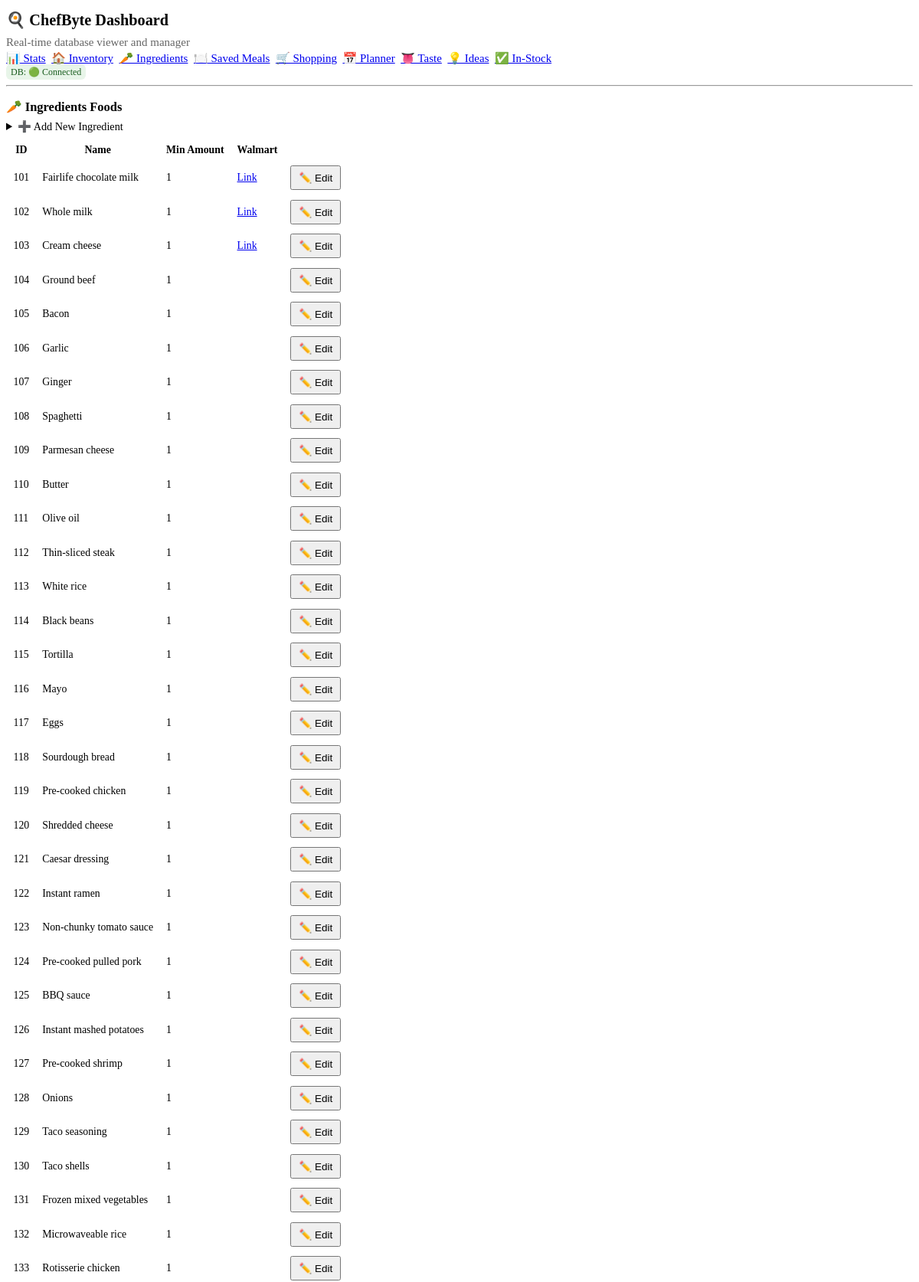
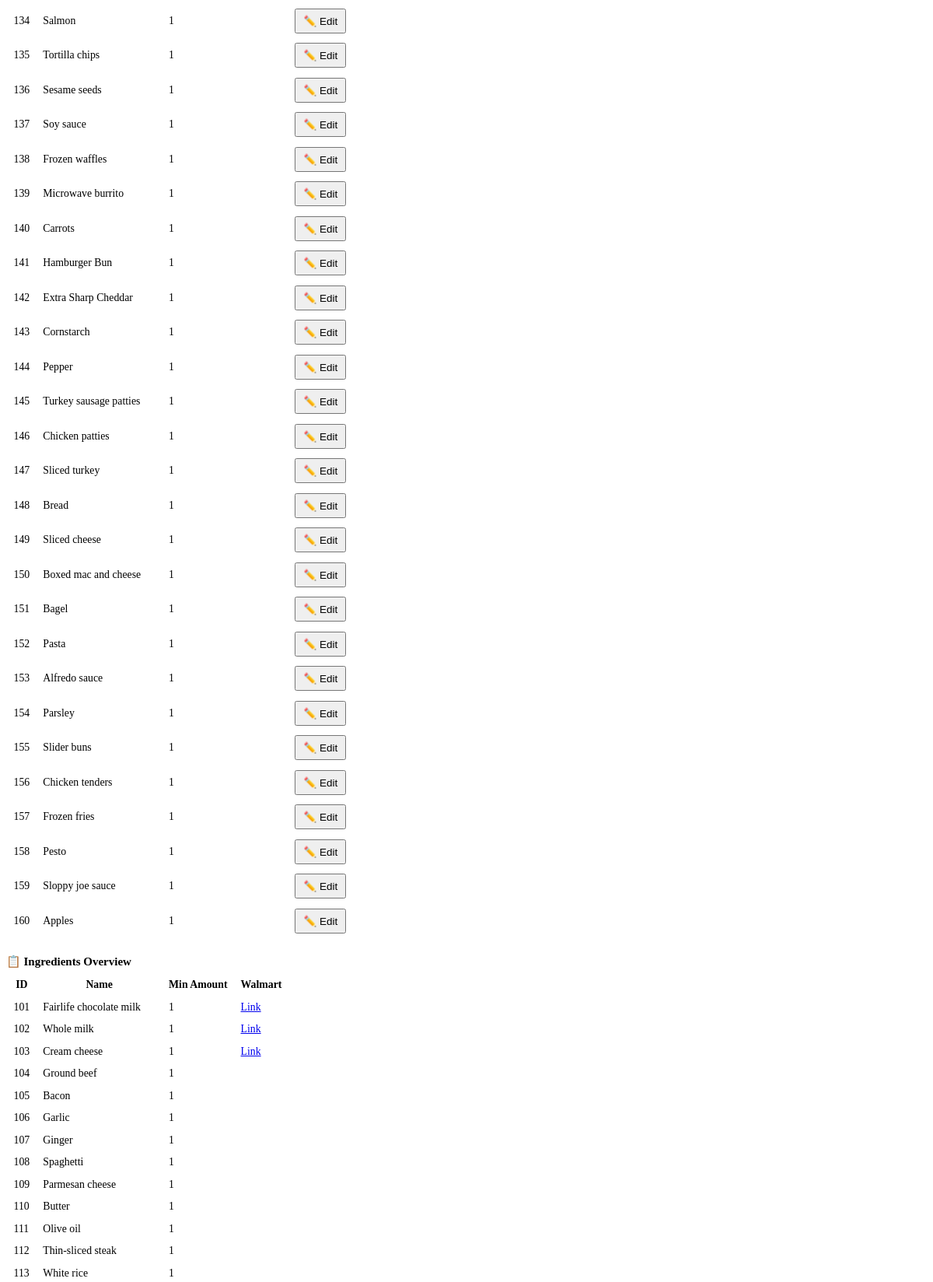
The page /ingredients (upper part) on the database as committed earlier (2 pictures, top to bottom).
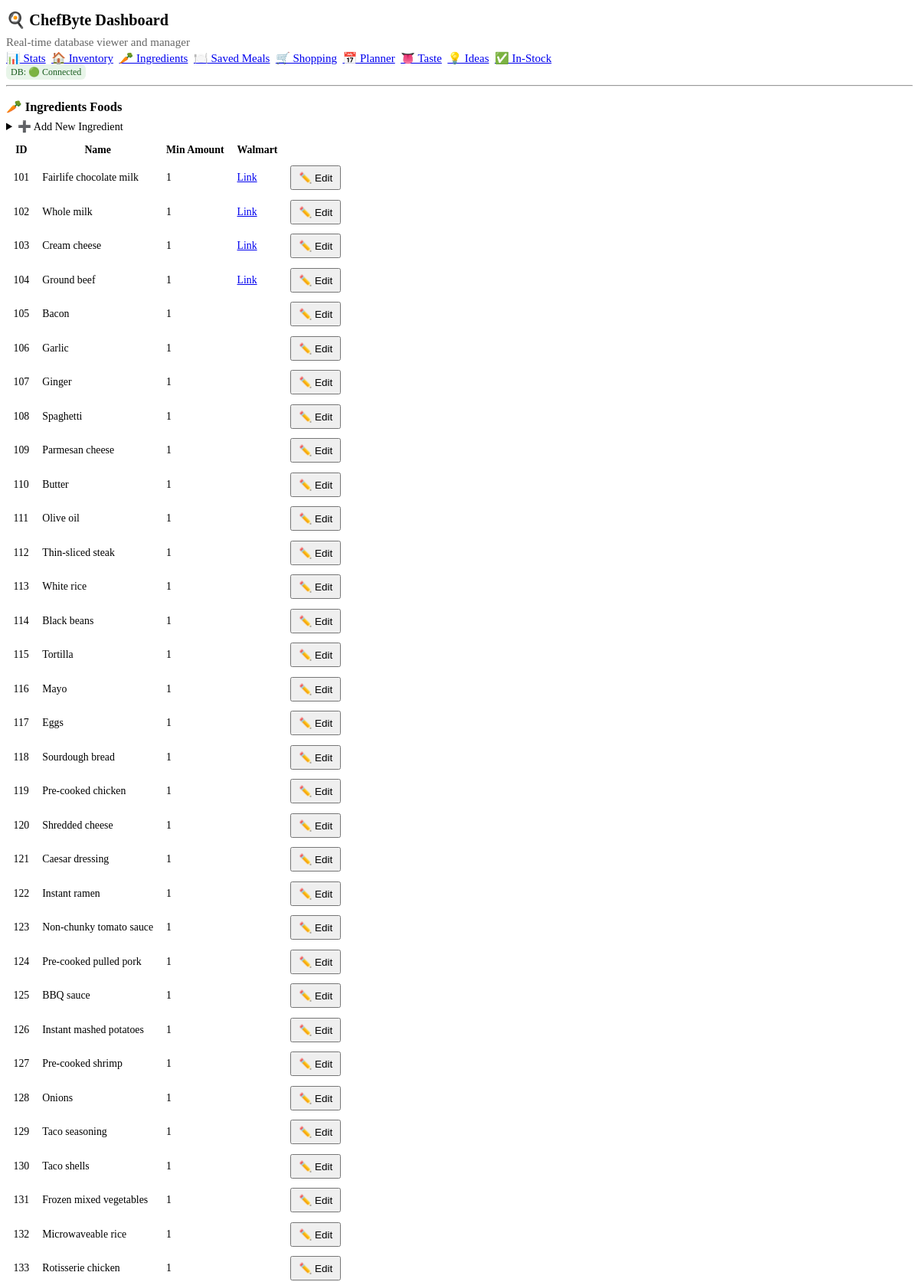
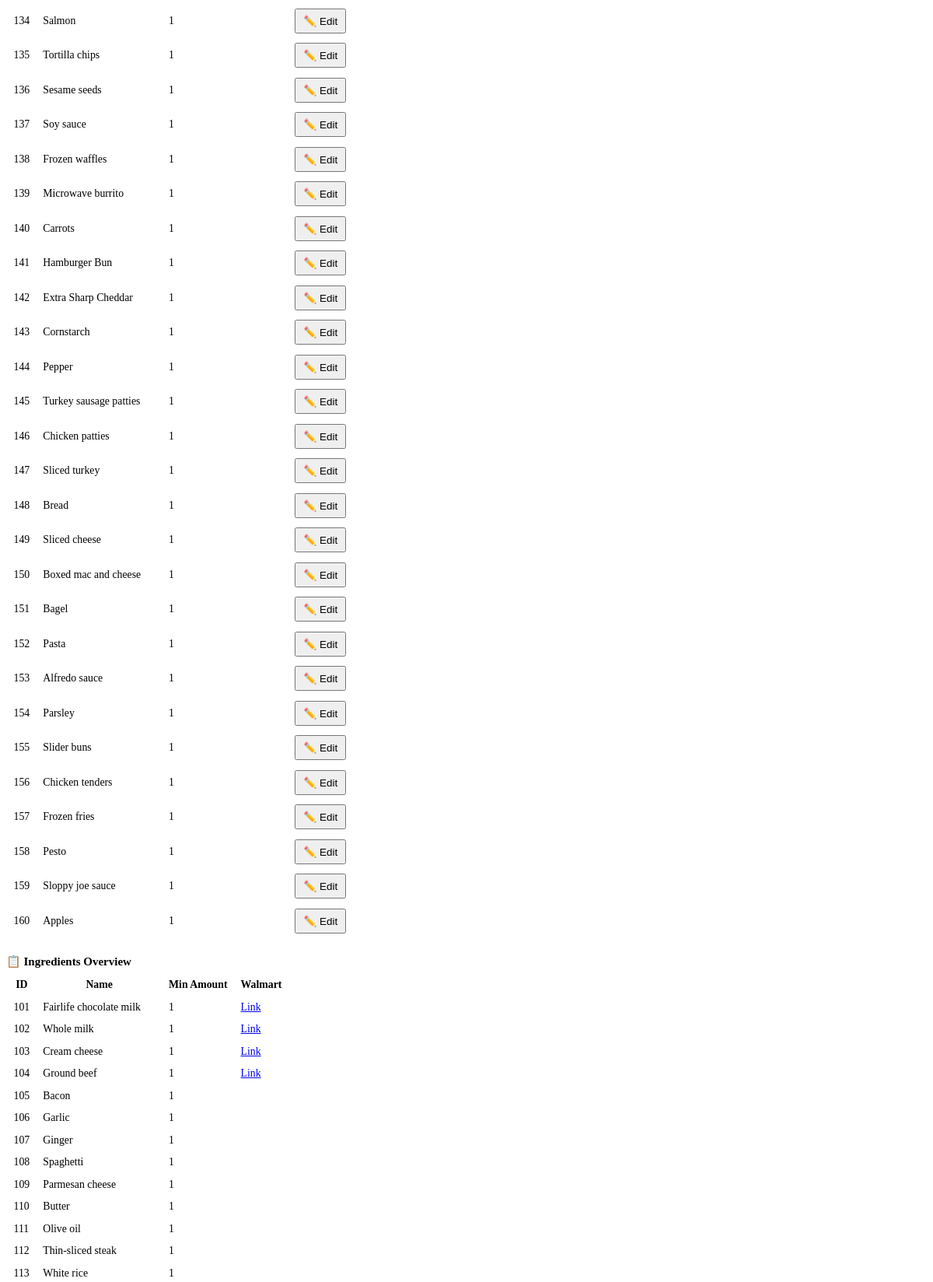
The same page on the database as committed later (2 pictures, top to bottom).
### tables this page shows
CREATE TABLE ingredients_foods (
            id INTEGER PRIMARY KEY AUTOINCREMENT,
            name TEXT NOT NULL,
            min_amount_to_buy INTEGER NOT NULL,
            walmart_link TEXT
        );

### chefbyte_webapp/main.py (the view)
@app.get("/ingredients", response_class=HTMLResponse)
def ingredients_page(request: Request):
    items = fetch_table("ingredients_foods")
    return templates.TemplateResponse(
        "ingredients.html",
        {"request": request, "items": items, "status": get_status(), "page": "ingredients"},
    )

### chefbyte_webapp/templates/ingredients.html (shortened to what this page needs)
{% extends "base.html" %}
{% block content %}
<h3>🥕 Ingredients Foods</h3>
<details>
  <summary>➕ Add New Ingredient</summary>
</details>
<table role="grid">
  <thead>
    <tr><th>ID</th><th>Name</th><th>Min Amount</th><th>Walmart</th><th></th></tr>
  </thead>
  <tbody>
  {% for it in items %}
  <tr class="editable-row" id="ing-{{ it.id }}">
    <td class="view">{{ it.id }}</td>
    <td class="view">{{ it.name }}</td>
    <td class="view">{{ it.min_amount_to_buy }}</td>
    <td class="view">{% if it.walmart_link %}<a href="{{ it.walmart_link }}" target="_blank">Link</a>{% endif %}</td>
    <td class="actions view">
      <button type="button" data-edit-toggle="ing-{{ it.id }}">✏️ Edit</button>
    </td>
  </tr>
  {% endfor %}
  </tbody>
</table>
<h4>📋 Ingredients Overview</h4>
<table role="grid">
  <thead>
    <tr><th>ID</th><th>Name</th><th>Min Amount</th><th>Walmart</th></tr>
  </thead>
  <tbody>
  {% for it in items %}
  <tr>
    <td>{{ it.id }}</td>
    <td>{{ it.name }}</td>
    <td>{{ it.min_amount_to_buy }}</td>
    <td>{% if it.walmart_link %}<a href="{{ it.walmart_link }}" target="_blank">Link</a>{% endif %}</td>
  </tr>
  {% endfor %}
  </tbody>
</table>
{% endblock %}

Rows that differ between the two databases and show on the page:
changed ingredients_foods "Ground beef": now shows "Link Link"
